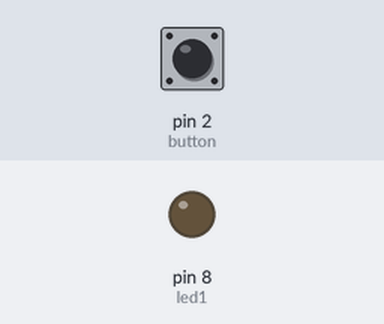
The sketch below on a simulated Arduino Uno, built with avr-gcc and run on an emulated ATmega328P. On the bench: output pins drawn as LEDs (lit = HIGH). The inputs (shaded band) are chosen by the test bench; at power-on: pin 2 (button) LOW.

Above: at 1.2 s.
1.3 s: pin 2 (button) pulled HIGH for 0.15 s
At 2.6 s:
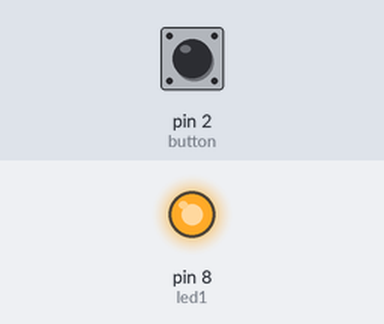
2.9 s: pin 2 (button) pulled HIGH for 1 s
At 4.0 s:
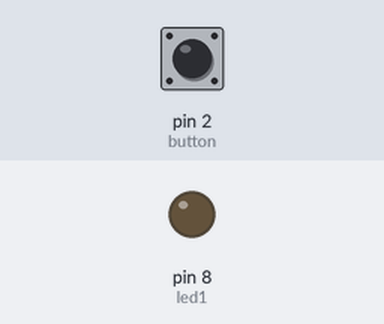
5.4 s: pin 2 (button) pulled HIGH for 3.2 s
At 5.9 s:
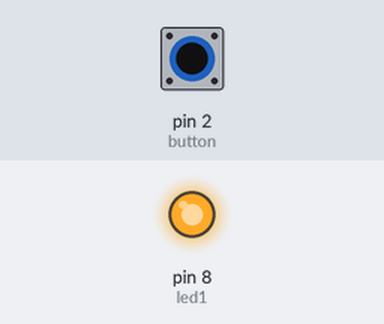
Timing chart, 0 to 8.4 s (numbered marks = the images above; inputs shaded):
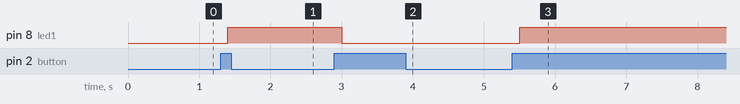

The sketch:

using_push_as_toggle.ino
```cpp
int led1=8;
int button=2;
int counter=0;
int buttonVal=0;
void setup() {
  pinMode(led1,OUTPUT);
  pinMode(button,INPUT);
}
void loop() {
  buttonVal=digitalRead(button);
  zero:
  if(buttonVal==HIGH){delay(100);counter++;}
  if(counter==2){counter=0;}
  if(counter==1){on();}
  if(counter==0){off();}
  while(buttonVal==HIGH && (counter==0 || counter==1)){
    buttonVal = digitalRead(button);delay(100);
  if(buttonVal==LOW){goto zero;}
     }
}
void on(){digitalWrite(led1,HIGH);}
void off(){digitalWrite(led1,LOW);}
```

Measured:
- after the input at 1.3 s, pin 8 (led1): LOW → HIGH after 0.10 s
- after the input at 2.9 s, pin 8 (led1): HIGH → LOW after 0.10 s
- after the input at 5.4 s, pin 8 (led1): LOW → HIGH after 0.10 s
